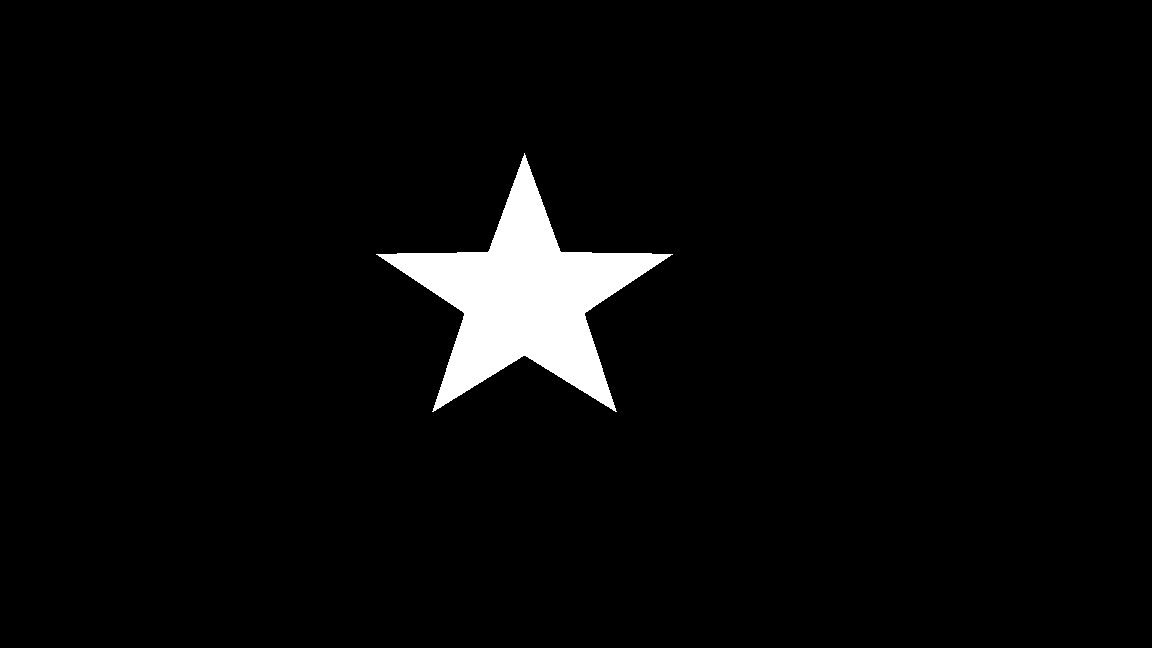
#> input picture starWhite.png, 1152 x 648 px
$ jupyter execute Lab13_fundamental.ipynb
#> lines starting #> are read from the running program, lines starting #| are printed output that depends on the picture; after the words box and inside, x2 and y2 are one past the last pixel; in counts of white or black regions, pixels touching at a corner belong together
[cell 1]
import cv2 as cv
import numpy as np
from matplotlib import pyplot as plt
src = cv.imread("./starWhite.png")
#> src is the input picture: shape (648, 1152, 3); 3.5% white; 1 white region, box (x1, y1, x2, y2) and area: (376, 153, 673, 412) 26255
gray_img = cv.cvtColor(src,cv.COLOR_BGR2GRAY)
canny_image = cv.Canny(gray_img,50,150)
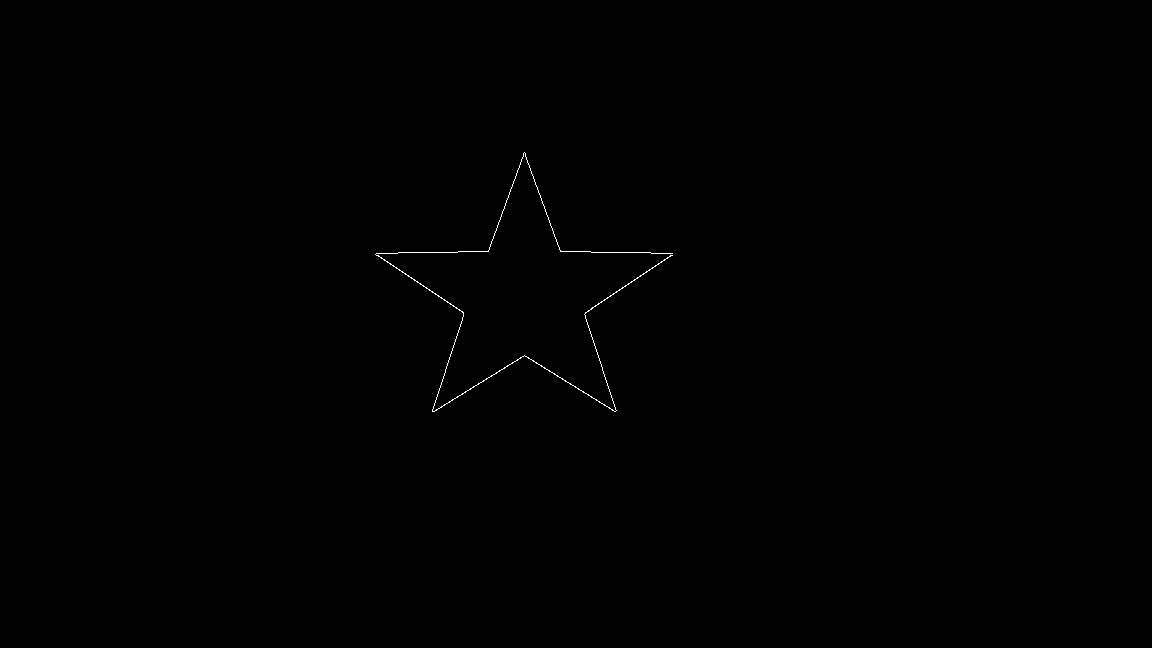
#> canny_image: shape (648, 1152); 0.14% white in thin lines or dots, all inside (x1, y1, x2, y2) = (375, 152, 673, 412)
plt.rcParams["figure.figsize"] = [15,15]
plt.imshow(canny_image,cmap='gray')

[cell 2]
##Contour Finding
contours, hierarchy = cv.findContours(canny_image, cv.RETR_EXTERNAL, cv.CHAIN_APPROX_SIMPLE)
#> contours = 1 contour; box (x1, y1, x2, y2) and area: (375, 152, 673, 412) 102
edge_img = canny_image.copy()
print(contours)
#> (printed output is left out)

drawn_contour_img = np.zeros(edge_img.shape,dtype=np.uint8)
drawn_contour_img = cv.cvtColor(drawn_contour_img,cv.COLOR_GRAY2RGB)
#> drawn_contour_img: shape (648, 1152, 3); every value is 0
cv.drawContours(drawn_contour_img, contours, -1, (0,255,0), 2) # -1 วาด วาดทุกอัน // ถ้าบางอัน ใส่เลขindexของContourที่ต้องการวาด
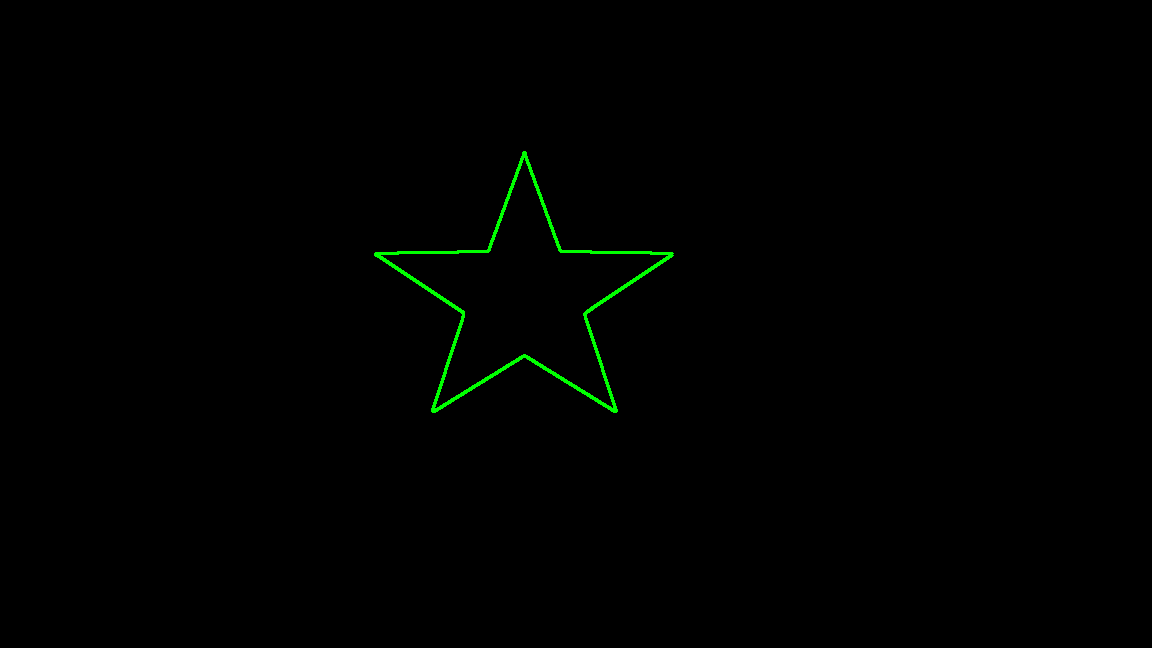
#> drawn_contour_img: shape (648, 1152, 3); mean B, G, R 0, 1.3, 0
plt.imshow(drawn_contour_img)
#Contour คือจุดที่ ต่อ ๆ กัน เรียงกันเป็นวัตถุ
plt.show()

[cell 3]
## Polygon Approximation
contours_approx = []
for i, value in enumerate(contours):
   contours_approx.append(cv.approxPolyDP(contours[i],50,True))
#> this loop made 1 pass
#> after the loop, contours_approx = 1 contour; box (x1, y1, x2, y2) and area: (375, 152, 673, 412) 152
drawn_approx_contour_img = np.zeros(edge_img.shape,dtype=np.uint8)
drawn_approx_contour_img = cv.cvtColor(drawn_approx_contour_img,cv.COLOR_GRAY2RGB)
cv.drawContours(drawn_approx_contour_img, contours_approx, -1, (0,255,0), 2) # -1 วาด วาดทุกอัน // ถ้าบางอัน ใส่เลขindexของContourที่ต้องการวาด
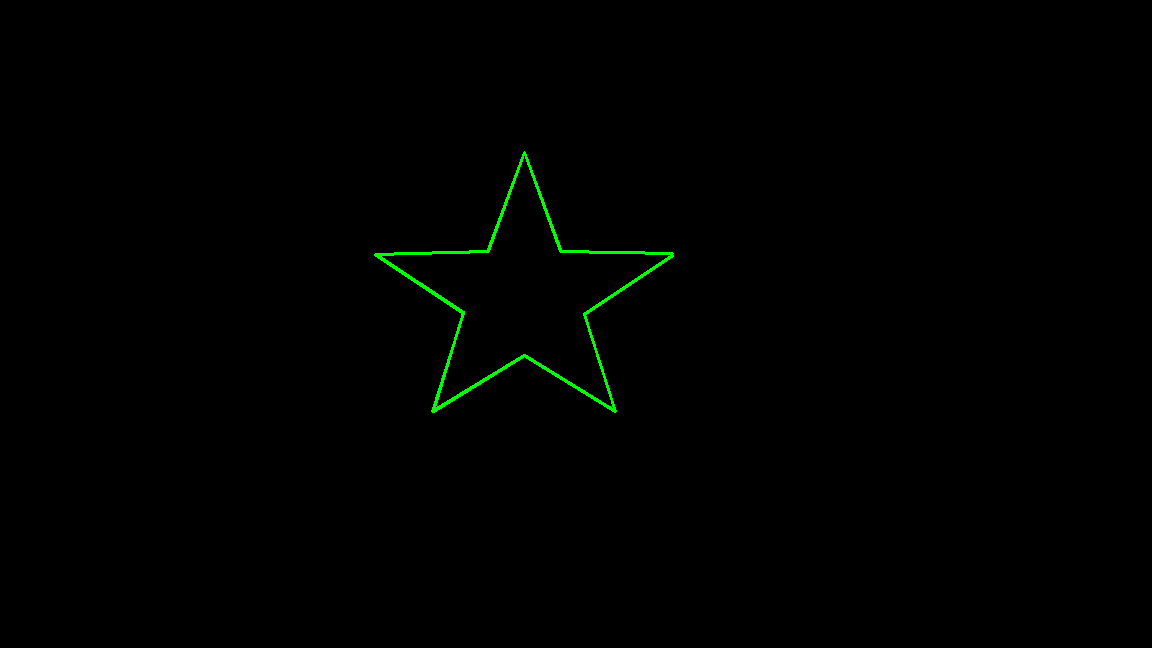
#> drawn_approx_contour_img: shape (648, 1152, 3); mean B, G, R 0, 1.2, 0
plt.imshow(drawn_approx_contour_img)
#Contour คือจุดที่ ต่อ ๆ กัน เรียงกันเป็นวัตถุ
plt.show()

[cell 4]
contours_approx = []
for i,value in enumerate(contours):
    contours_approx.append( cv.approxPolyDP(contours[i],0.05*cv.arcLength(contours[i],True),True) )
#> after the loop, contours_approx = 1 item
drawn_approx_contour_img = np.zeros(edge_img.shape,dtype=np.uint8) # สร้างภาพเปล่าๆ ขึ้นมาเพื่อวาด Contourที่เราหาได้
drawn_approx_contour_img = cv.cvtColor(drawn_approx_contour_img,cv.COLOR_GRAY2RGB)
''' plot จุดยอด'''
for i,values in enumerate(contours_approx):
    for j,dot in enumerate(values):
        drawn_approx_contour_img = cv.circle(drawn_approx_contour_img, dot[0], 8, (255,0,0), 3)
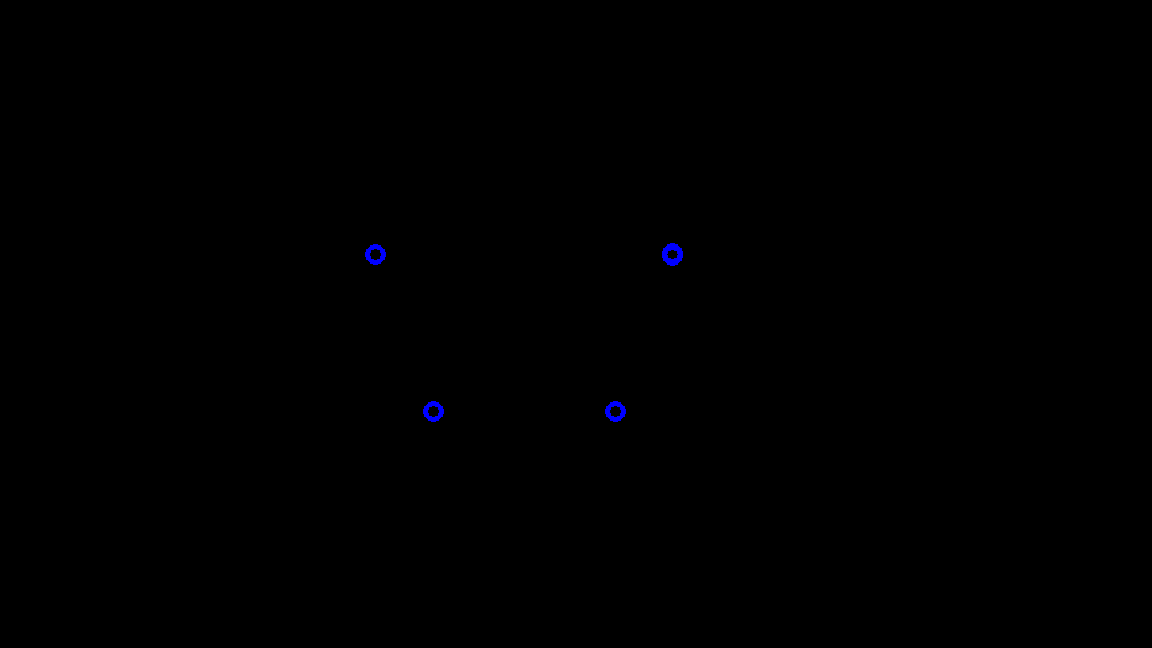
#> drawn_approx_contour_img: shape (648, 1152, 3); mean B, G, R 0.3, 0, 0
''' ลากเส้นระหว่างจุด '''
cv.drawContours(drawn_approx_contour_img, contours_approx, -1, (0,255,200), 10) # -1 วาด วาดทุกอัน // ถ้าบางอัน ใส่เลขindexของContourที่ต้องการวาด
plt.imshow(drawn_approx_contour_img)
plt.show()

--------------------------------Moment/Centroid----------------------------------------

[cell 5]
M = cv.moments(contours[0]) # get moment
#> M = moments, m00 102.5, centre m10/m00, m01/m00 = (523.7, 325)
cx = int(M['m10']/M['m00']) # get centroid x
#> cx = 523
cy = int(M['m01']/M['m00']) # get centroid y
#> cy = 325
drawn_approx_contour_img = cv.circle(drawn_approx_contour_img, (cx,cy), 20, (255,255,20), 3) #สีเหลือง
plt.imshow(drawn_approx_contour_img)
plt.show()

[cell 6]
#boundary
x,y,w,h = cv.boundingRect(contours[0])
#> x = 375; y = 152; w = 298; h = 260
cv.rectangle(drawn_approx_contour_img,(x,y),(x+w,y+h),(255,255,0),2)
plt.imshow(drawn_approx_contour_img)
plt.show()

[cell 7]
#Center
center = [x+(w//2), y+(h//2)]
#> center = [524, 282]
drawn_approx_contour_img = cv.circle(drawn_approx_contour_img, center, 40, (255,5,100), 3) # สีชมพู
plt.imshow(drawn_approx_contour_img)
plt.show()

[cell 8]
rect = cv.minAreaRect(contours[0])
#> rect = ((534, 305.7), (287.3, 265.2), -34.31)
box = cv.boxPoints(rect)
#> box = [[490.1, 496.2], [340.6, 277.1], [577.9, 115.2], [727.5, 334.3]]
box = np.int0(box)
#> box = [[490, 496], [340, 277], [577, 115], [727, 334]]
cv.drawContours(drawn_approx_contour_img,[box],0,(0,0,255),2) # สีน้ำเงิน
plt.imshow(drawn_approx_contour_img)
plt.show()

[cell 9]
#Min Circle
(x,y),radius = cv.minEnclosingCircle(contours[0])
#> x = 523.6; y = 288.9; radius = 152.7
center = (int(x),int(y))
#> center = (523, 288)
radius = int(radius)
#> radius = 152
cv.circle(drawn_approx_contour_img,center,radius,(0,255,0),2) # สีเขียว
plt.imshow(drawn_approx_contour_img)
plt.show()

[cell 10]
#elipse
ellipse = cv.fitEllipse(contours[0])
#> ellipse = ((523, 296.3), (227.4, 242.4), 94.02)
cv.ellipse(drawn_approx_contour_img,ellipse,(100,100,150),2) # สีม่วง
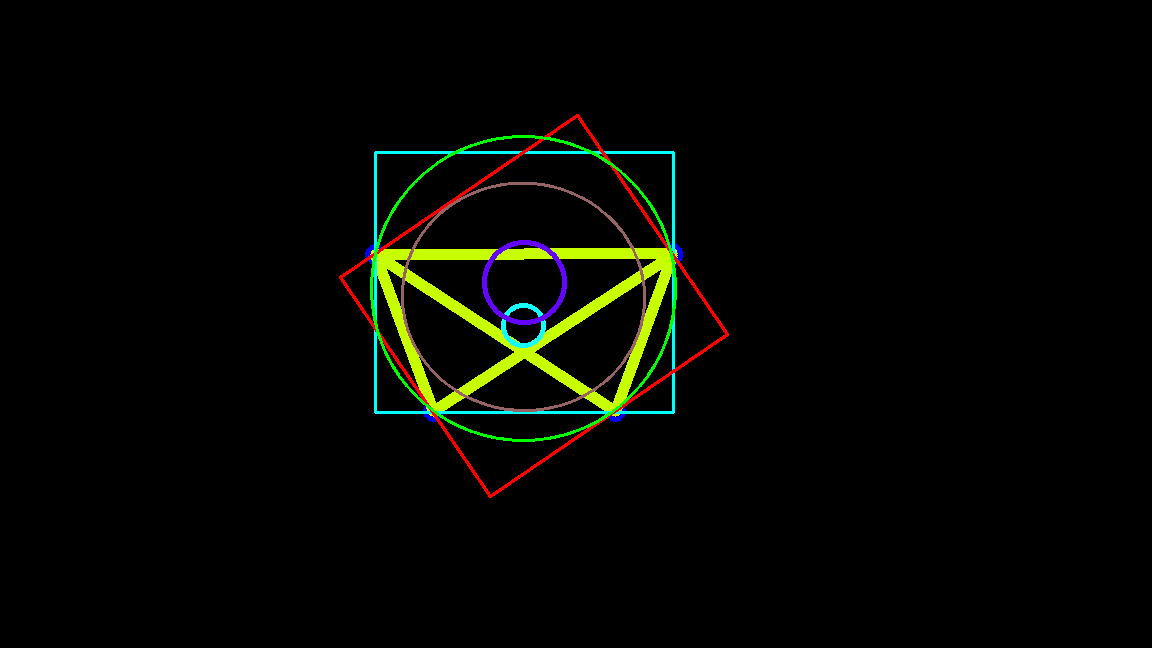
#> drawn_approx_contour_img: shape (648, 1152, 3); mean B, G, R 2, 6.5, 4.9
plt.imshow(drawn_approx_contour_img)
plt.show()
